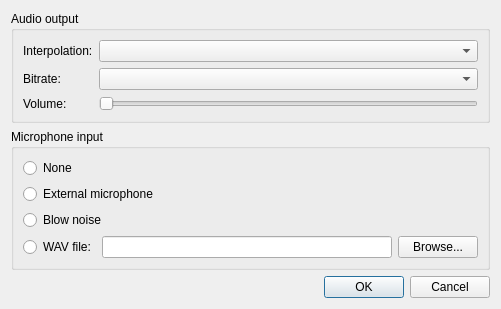
<?xml version="1.0" encoding="UTF-8"?>
<ui version="4.0">
 <class>AudioSettingsDialog</class>
 <widget class="QDialog" name="AudioSettingsDialog">
  <property name="geometry">
   <rect>
    <x>0</x>
    <y>0</y>
    <width>482</width>
    <height>256</height>
   </rect>
  </property>
  <property name="sizePolicy">
   <sizepolicy hsizetype="Fixed" vsizetype="Fixed">
    <horstretch>0</horstretch>
    <verstretch>0</verstretch>
   </sizepolicy>
  </property>
  <property name="windowTitle">
   <string>Audio settings - melonDS</string>
  </property>
  <layout class="QVBoxLayout" name="verticalLayout">
   <property name="sizeConstraint">
    <enum>QLayout::SetFixedSize</enum>
   </property>
   <item>
    <widget class="QGroupBox" name="groupBox">
     <property name="title">
      <string>Audio output</string>
     </property>
     <layout class="QGridLayout" name="gridLayout_2">
      <item row="2" column="0">
       <widget class="QLabel" name="label">
        <property name="text">
         <string>Volume:</string>
        </property>
       </widget>
      </item>
      <item row="2" column="1">
       <widget class="QSlider" name="slVolume">
        <property name="whatsThis">
         <string>&lt;html&gt;&lt;head/&gt;&lt;body&gt;&lt;p&gt;Controls the volume of the audio output.&lt;/p&gt;&lt;/body&gt;&lt;/html&gt;</string>
        </property>
        <property name="maximum">
         <number>256</number>
        </property>
        <property name="pageStep">
         <number>16</number>
        </property>
        <property name="orientation">
         <enum>Qt::Horizontal</enum>
        </property>
       </widget>
      </item>
      <item row="0" column="0">
       <widget class="QLabel" name="label_2">
        <property name="text">
         <string>Interpolation:</string>
        </property>
       </widget>
      </item>
      <item row="0" column="1">
       <widget class="QComboBox" name="cbInterpolation">
        <property name="whatsThis">
         <string>&lt;html&gt;&lt;head/&gt;&lt;body&gt;&lt;p&gt;Applies interpolation to audio samples for better quality. Option &amp;quot;None&amp;quot; is accurate to DS hardware.&lt;/p&gt;&lt;/body&gt;&lt;/html&gt;</string>
        </property>
       </widget>
      </item>
      <item row="1" column="0">
       <widget class="QLabel" name="label_3">
        <property name="text">
         <string>Bitrate:</string>
        </property>
       </widget>
      </item>
      <item row="1" column="1">
       <widget class="QComboBox" name="cbBitrate">
        <property name="whatsThis">
			<string>&lt;html&gt;&lt;head/&gt;&lt;body&gt;&lt;p&gt;The bitrate of audio playback. If set to &quot;Automatic&quot; this will be 10-bit for DS mode and 16-bit for DSi mode.&lt;/p&gt;&lt;/body&gt;&lt;/html&gt;</string>
        </property>
       </widget>
      </item>
     </layout>
    </widget>
   </item>
   <item>
    <widget class="QGroupBox" name="groupBox_2">
     <property name="title">
      <string>Microphone input</string>
     </property>
     <layout class="QGridLayout" name="gridLayout">
      <item row="3" column="1">
       <widget class="QPathInput" name="txtMicWavPath">
        <property name="minimumSize">
         <size>
          <width>290</width>
          <height>0</height>
         </size>
        </property>
        <property name="whatsThis">
         <string>&lt;html&gt;&lt;head/&gt;&lt;body&gt;&lt;p&gt;Forward a WAV file to the emulated microphone.&lt;/p&gt;&lt;p&gt;This input mode is activated by holding the microphone hotkey (see Input and Hotkeys).&lt;/p&gt;&lt;/body&gt;&lt;/html&gt;</string>
        </property>
       </widget>
      </item>
      <item row="3" column="0">
       <widget class="QRadioButton" name="rbMicWav">
        <property name="whatsThis">
         <string>&lt;html&gt;&lt;head/&gt;&lt;body&gt;&lt;p&gt;Forward a WAV file to the emulated microphone.&lt;/p&gt;&lt;p&gt;This input mode is activated by holding the microphone hotkey (see Input and Hotkeys).&lt;/p&gt;&lt;/body&gt;&lt;/html&gt;</string>
        </property>
        <property name="text">
         <string>WAV file:</string>
        </property>
       </widget>
      </item>
      <item row="3" column="2">
       <widget class="QPushButton" name="btnMicWavBrowse">
        <property name="text">
         <string>Browse...</string>
        </property>
       </widget>
      </item>
      <item row="1" column="0" colspan="3">
       <widget class="QRadioButton" name="rbMicExternal">
        <property name="whatsThis">
         <string>&lt;html&gt;&lt;head/&gt;&lt;body&gt;&lt;p&gt;Input from an external microphone, if available, will be forwarded to the emulated microphone.&lt;/p&gt;&lt;/body&gt;&lt;/html&gt;</string>
        </property>
        <property name="text">
         <string>External microphone</string>
        </property>
       </widget>
      </item>
      <item row="2" column="0" colspan="3">
       <widget class="QRadioButton" name="rbMicNoise">
        <property name="whatsThis">
         <string>&lt;html&gt;&lt;head/&gt;&lt;body&gt;&lt;p&gt;Noise will be forwarded to the emulated microphone, simulating blowing into the microphone.&lt;/p&gt;&lt;p&gt;This input mode is activated by holding the microphone hotkey (see Input and Hotkeys).&lt;/p&gt;&lt;/body&gt;&lt;/html&gt;</string>
        </property>
        <property name="text">
         <string>Blow noise</string>
        </property>
       </widget>
      </item>
      <item row="0" column="0" colspan="3">
       <widget class="QRadioButton" name="rbMicNone">
        <property name="whatsThis">
         <string>&lt;html&gt;&lt;head/&gt;&lt;body&gt;&lt;p&gt;No microphone input.&lt;/p&gt;&lt;/body&gt;&lt;/html&gt;</string>
        </property>
        <property name="text">
         <string>None</string>
        </property>
       </widget>
      </item>
     </layout>
    </widget>
   </item>
   <item>
    <widget class="QDialogButtonBox" name="buttonBox">
     <property name="orientation">
      <enum>Qt::Horizontal</enum>
     </property>
     <property name="standardButtons">
      <set>QDialogButtonBox::Cancel|QDialogButtonBox::Ok</set>
     </property>
    </widget>
   </item>
  </layout>
 </widget>
 <customwidgets>
  <customwidget>
   <class>QPathInput</class>
   <extends>QLineEdit</extends>
   <header>QPathInput.h</header>
  </customwidget>
 </customwidgets>
 <resources/>
 <connections>
  <connection>
   <sender>buttonBox</sender>
   <signal>accepted()</signal>
   <receiver>AudioSettingsDialog</receiver>
   <slot>accept()</slot>
   <hints>
    <hint type="sourcelabel">
     <x>248</x>
     <y>254</y>
    </hint>
    <hint type="destinationlabel">
     <x>157</x>
     <y>274</y>
    </hint>
   </hints>
  </connection>
  <connection>
   <sender>buttonBox</sender>
   <signal>rejected()</signal>
   <receiver>AudioSettingsDialog</receiver>
   <slot>reject()</slot>
   <hints>
    <hint type="sourcelabel">
     <x>316</x>
     <y>260</y>
    </hint>
    <hint type="destinationlabel">
     <x>286</x>
     <y>274</y>
    </hint>
   </hints>
  </connection>
 </connections>
</ui>
